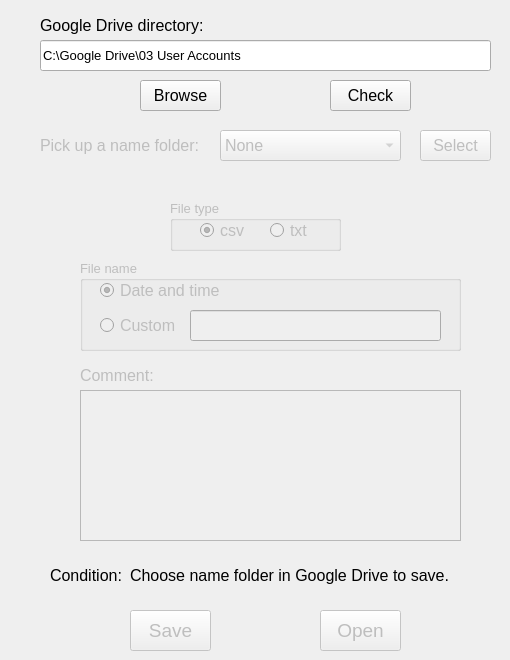
                <widget class="QWidget" name="tab_14">
                 <attribute name="title">
                  <string>Google Drive</string>
                 </attribute>
                 <widget class="QLabel" name="label_23">
                  <property name="geometry">
                   <rect>
                    <x>40</x>
                    <y>10</y>
                    <width>181</width>
                    <height>31</height>
                   </rect>
                  </property>
                  <property name="font">
                   <font>
                    <pointsize>12</pointsize>
                   </font>
                  </property>
                  <property name="text">
                   <string>Google Drive directory:</string>
                  </property>
                 </widget>
                 <widget class="QLineEdit" name="lineEdit_GoogleDrive_G_keithley">
                  <property name="geometry">
                   <rect>
                    <x>40</x>
                    <y>40</y>
                    <width>451</width>
                    <height>31</height>
                   </rect>
                  </property>
                  <property name="font">
                   <font>
                    <pointsize>10</pointsize>
                   </font>
                  </property>
                  <property name="text">
                   <string>C:\Google Drive\03 User Accounts</string>
                  </property>
                 </widget>
                 <widget class="QPushButton" name="pushButton_browse_save_G_keithley">
                  <property name="geometry">
                   <rect>
                    <x>140</x>
                    <y>80</y>
                    <width>81</width>
                    <height>31</height>
                   </rect>
                  </property>
                  <property name="font">
                   <font>
                    <pointsize>12</pointsize>
                   </font>
                  </property>
                  <property name="text">
                   <string>Browse</string>
                  </property>
                 </widget>
                 <widget class="QPushButton" name="pushButton_check_G_keithley">
                  <property name="geometry">
                   <rect>
                    <x>330</x>
                    <y>80</y>
                    <width>81</width>
                    <height>31</height>
                   </rect>
                  </property>
                  <property name="font">
                   <font>
                    <pointsize>12</pointsize>
                   </font>
                  </property>
                  <property name="text">
                   <string>Check</string>
                  </property>
                 </widget>
                 <widget class="QLabel" name="label_namefolder_G_keithley">
                  <property name="enabled">
                   <bool>false</bool>
                  </property>
                  <property name="geometry">
                   <rect>
                    <x>40</x>
                    <y>130</y>
                    <width>181</width>
                    <height>31</height>
                   </rect>
                  </property>
                  <property name="font">
                   <font>
                    <pointsize>12</pointsize>
                   </font>
                  </property>
                  <property name="text">
                   <string>Pick up a name folder:</string>
                  </property>
                 </widget>
                 <widget class="QComboBox" name="comboBox_Name_Folder_G_keithley">
                  <property name="enabled">
                   <bool>false</bool>
                  </property>
                  <property name="geometry">
                   <rect>
                    <x>220</x>
                    <y>130</y>
                    <width>181</width>
                    <height>31</height>
                   </rect>
                  </property>
                  <property name="font">
                   <font>
                    <pointsize>12</pointsize>
                   </font>
                  </property>
                  <item>
                   <property name="text">
                    <string>None</string>
                   </property>
                  </item>
                  <item>
                   <property name="text">
                    <string>Horimbere</string>
                   </property>
                  </item>
                  <item>
                   <property name="text">
                    <string>Sell</string>
                   </property>
                  </item>
                  <item>
                   <property name="text">
                    <string>Snyder</string>
                   </property>
                  </item>
                  <item>
                   <property name="text">
                    <string>Tran</string>
                   </property>
                  </item>
                  <item>
                   <property name="text">
                    <string>Vannucci</string>
                   </property>
                  </item>
                  <item>
                   <property name="text">
                    <string>Wang</string>
                   </property>
                  </item>
                  <item>
                   <property name="text">
                    <string>Williams</string>
                   </property>
                  </item>
                 </widget>
                 <widget class="QPushButton" name="pushButton_Select_Directory_G_keithley">
                  <property name="enabled">
                   <bool>false</bool>
                  </property>
                  <property name="geometry">
                   <rect>
                    <x>420</x>
                    <y>130</y>
                    <width>71</width>
                    <height>31</height>
                   </rect>
                  </property>
                  <property name="font">
                   <font>
                    <pointsize>12</pointsize>
                   </font>
                  </property>
                  <property name="text">
                   <string>Select</string>
                  </property>
                 </widget>
                 <widget class="QGroupBox" name="groupBox_File_Type_G_keithley">
                  <property name="enabled">
                   <bool>false</bool>
                  </property>
                  <property name="geometry">
                   <rect>
                    <x>170</x>
                    <y>200</y>
                    <width>171</width>
                    <height>51</height>
                   </rect>
                  </property>
                  <property name="font">
                   <font>
                    <pointsize>10</pointsize>
                   </font>
                  </property>
                  <property name="title">
                   <string>File type</string>
                  </property>
                  <widget class="QRadioButton" name="radioButton_csv_G_keithley">
                   <property name="geometry">
                    <rect>
                     <x>30</x>
                     <y>20</y>
                     <width>61</width>
                     <height>21</height>
                    </rect>
                   </property>
                   <property name="font">
                    <font>
                     <pointsize>12</pointsize>
                    </font>
                   </property>
                   <property name="acceptDrops">
                    <bool>false</bool>
                   </property>
                   <property name="autoFillBackground">
                    <bool>false</bool>
                   </property>
                   <property name="text">
                    <string>csv</string>
                   </property>
                   <property name="checked">
                    <bool>true</bool>
                   </property>
                  </widget>
                  <widget class="QRadioButton" name="radioButton_txt_G_keithley">
                   <property name="geometry">
                    <rect>
                     <x>100</x>
                     <y>20</y>
                     <width>61</width>
                     <height>21</height>
                    </rect>
                   </property>
                   <property name="font">
                    <font>
                     <pointsize>12</pointsize>
                    </font>
                   </property>
                   <property name="text">
                    <string>txt</string>
                   </property>
                  </widget>
                 </widget>
                 <widget class="QGroupBox" name="groupBox_Filename_G_keithley">
                  <property name="enabled">
                   <bool>false</bool>
                  </property>
                  <property name="geometry">
                   <rect>
                    <x>80</x>
                    <y>260</y>
                    <width>381</width>
                    <height>91</height>
                   </rect>
                  </property>
                  <property name="font">
                   <font>
                    <pointsize>10</pointsize>
                   </font>
                  </property>
                  <property name="title">
                   <string>File name</string>
                  </property>
                  <widget class="QRadioButton" name="radioButton_Timename_G_keithley">
                   <property name="geometry">
                    <rect>
                     <x>20</x>
                     <y>20</y>
                     <width>131</width>
                     <height>21</height>
                    </rect>
                   </property>
                   <property name="font">
                    <font>
                     <pointsize>12</pointsize>
                    </font>
                   </property>
                   <property name="text">
                    <string>Date and time</string>
                   </property>
                   <property name="checked">
                    <bool>true</bool>
                   </property>
                  </widget>
                  <widget class="QRadioButton" name="radioButton_Custom_Name_G_keithley">
                   <property name="geometry">
                    <rect>
                     <x>20</x>
                     <y>50</y>
                     <width>121</width>
                     <height>31</height>
                    </rect>
                   </property>
                   <property name="font">
                    <font>
                     <pointsize>12</pointsize>
                    </font>
                   </property>
                   <property name="text">
                    <string>Custom</string>
                   </property>
                  </widget>
                  <widget class="QLineEdit" name="lineEdit_Custom_Name_G_keithley">
                   <property name="enabled">
                    <bool>false</bool>
                   </property>
                   <property name="geometry">
                    <rect>
                     <x>110</x>
                     <y>50</y>
                     <width>251</width>
                     <height>31</height>
                    </rect>
                   </property>
                   <property name="font">
                    <font>
                     <pointsize>10</pointsize>
                    </font>
                   </property>
                  </widget>
                 </widget>
                 <widget class="QLabel" name="label_comment_G_keithley">
                  <property name="enabled">
                   <bool>false</bool>
                  </property>
                  <property name="geometry">
                   <rect>
                    <x>80</x>
                    <y>360</y>
                    <width>91</width>
                    <height>31</height>
                   </rect>
                  </property>
                  <property name="font">
                   <font>
                    <pointsize>12</pointsize>
                   </font>
                  </property>
                  <property name="text">
                   <string>Comment:</string>
                  </property>
                 </widget>
                 <widget class="QTextEdit" name="textEdit_comment_G_keithley">
                  <property name="enabled">
                   <bool>false</bool>
                  </property>
                  <property name="geometry">
                   <rect>
                    <x>80</x>
                    <y>390</y>
                    <width>381</width>
                    <height>151</height>
                   </rect>
                  </property>
                  <property name="font">
                   <font>
                    <pointsize>10</pointsize>
                   </font>
                  </property>
                 </widget>
                 <widget class="QLabel" name="label_G_keithley">
                  <property name="geometry">
                   <rect>
                    <x>40</x>
                    <y>160</y>
                    <width>451</width>
                    <height>31</height>
                   </rect>
                  </property>
                  <property name="font">
                   <font>
                    <pointsize>10</pointsize>
                   </font>
                  </property>
                  <property name="text">
                   <string/>
                  </property>
                 </widget>
                 <widget class="QPushButton" name="pushButton_Save_G_keithley">
                  <property name="enabled">
                   <bool>false</bool>
                  </property>
                  <property name="geometry">
                   <rect>
                    <x>130</x>
                    <y>610</y>
                    <width>81</width>
                    <height>41</height>
                   </rect>
                  </property>
                  <property name="font">
                   <font>
                    <pointsize>14</pointsize>
                   </font>
                  </property>
                  <property name="text">
                   <string>Save</string>
                  </property>
                 </widget>
                 <widget class="QPushButton" name="pushButton_Open_G_keithley">
                  <property name="enabled">
                   <bool>false</bool>
                  </property>
                  <property name="geometry">
                   <rect>
                    <x>320</x>
                    <y>610</y>
                    <width>81</width>
                    <height>41</height>
                   </rect>
                  </property>
                  <property name="font">
                   <font>
                    <pointsize>14</pointsize>
                   </font>
                  </property>
                  <property name="text">
                   <string>Open</string>
                  </property>
                 </widget>
                 <widget class="QLabel" name="label_16">
                  <property name="geometry">
                   <rect>
                    <x>50</x>
                    <y>560</y>
                    <width>81</width>
                    <height>31</height>
                   </rect>
                  </property>
                  <property name="font">
                   <font>
                    <pointsize>12</pointsize>
                   </font>
                  </property>
                  <property name="text">
                   <string>Condition:</string>
                  </property>
                 </widget>
                 <widget class="QLabel" name="label_condition_G_keithley">
                  <property name="geometry">
                   <rect>
                    <x>130</x>
                    <y>560</y>
                    <width>371</width>
                    <height>31</height>
                   </rect>
                  </property>
                  <property name="font">
                   <font>
                    <pointsize>12</pointsize>
                   </font>
                  </property>
                  <property name="text">
                   <string>Choose name folder in Google Drive to save.</string>
                  </property>
                 </widget>
                </widget>
